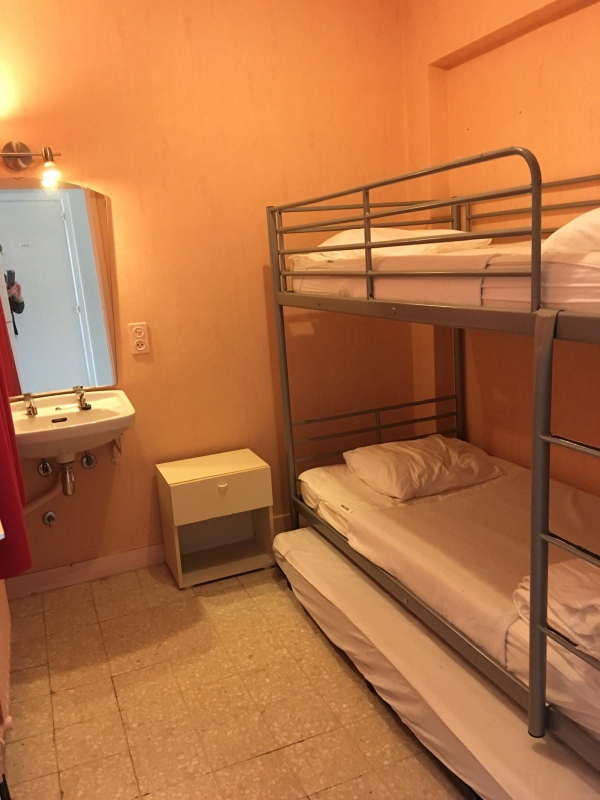
#> input picture site/photos/chambre-enfants.jpg, 1200 x 1600 px (shown at 1/2 size)
$ python -i embellir-photos.py   (imports and definitions only)
#> lines starting #> are read from the running program, lines starting #| are printed output that depends on the picture
"""Retouche des photos de l'appartement (lumière, balance des blancs, couleurs).

Usage :
  python3 tools/embellir-photos.py SOURCE.jpg site/photos/NOM.jpg [force_balance] [luminosite_cible]

  force_balance     0 à 1, correction de la dominante jaune/orange (défaut 0.6)
  luminosite_cible  0 à 1, luminosité médiane visée (défaut 0.58)

Ajouter --large pour une image d'en-tête de 2400 px au lieu de 1600 px.
"""
import sys
import numpy as np
from PIL import Image, ImageOps, ImageEnhance, ImageFilter


def lum(a):
    return a[..., 0] * .2126 + a[..., 1] * .7152 + a[..., 2] * .0722


def embellir(src, dst, wb=0.6, target=0.58, size=1600):
#> called with src = '../site/photos/chambre-enfants.jpg', dst = 'out.png', wb = 0.6, target = 0.58, size = 1600
    im = ImageOps.exif_transpose(Image.open(src)).convert("RGB")
#> im is the input picture: PIL image 1200x1600 RGB; mean R, G, B 181.3, 114.4, 67.7
    im.thumbnail((size, size), Image.LANCZOS)
    a = np.asarray(im).astype(np.float32) / 255
    m = a.reshape(-1, 3).mean(0)
#> m = [0.71, 0.449, 0.266]
    a = np.clip(a * (1 + (m.mean() / m - 1) * wb), 0, 1)
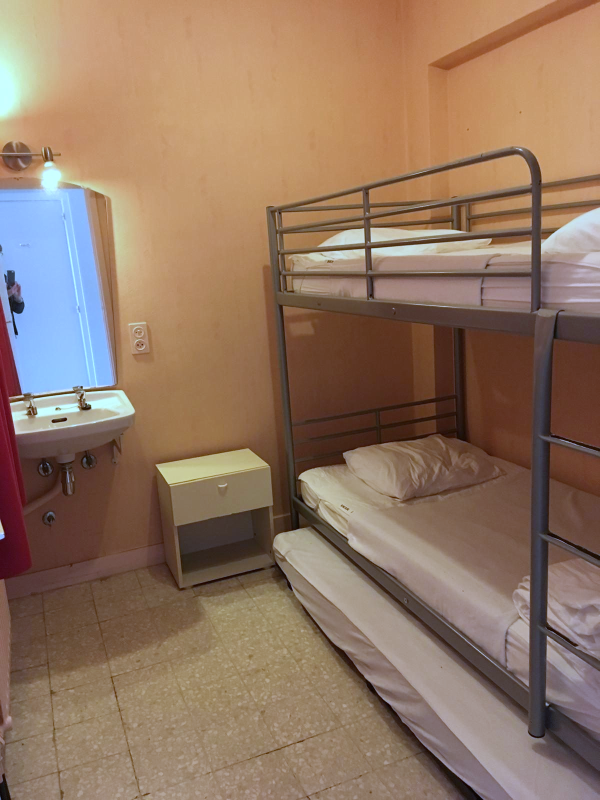
#> a: shape (1600, 1200, 3) float32 (shown at 1/2 size); mean R, G, B 0.57, 0.464, 0.388
    lo, hi = np.percentile(a, 0.5), np.percentile(a, 99.7)
#> lo = 0.0609; hi = 1
    a = np.clip((a - lo) / (hi - lo), 0, 1)
    L = float(np.median(lum(a)))
#> in lum, `return a[..., 0] * .2126 + a[..., 1] * .7152 + a[..., 2] * .0722`:
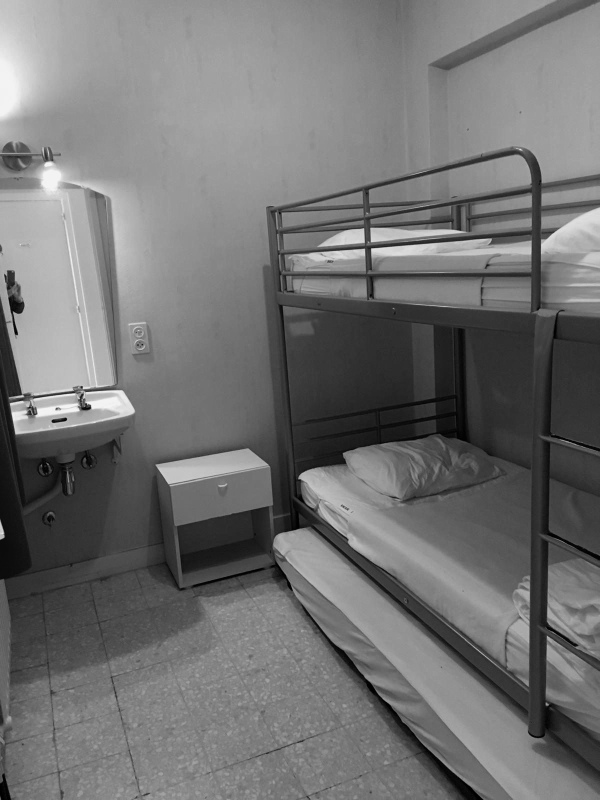
#> returned value: shape (1600, 1200) float32 (shown at 1/2 size); min 0, max 0.955, mean 0.448
#> L = 0.488
    p = np.log(1 - target) / np.log(1 - L) if L < target else 1.0
#> p = 1.3
    a = 1 - (1 - a) ** p
    im = Image.fromarray((np.clip(a, 0, 1) * 255).astype(np.uint8))
    im = im.filter(ImageFilter.UnsharpMask(radius=30, percent=18, threshold=0))
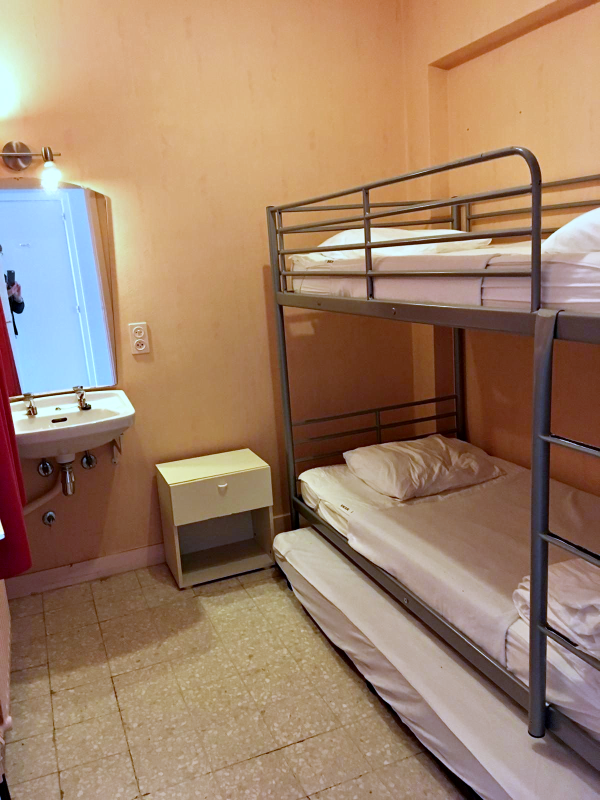
#> im: PIL image 1200x1600 RGB (shown at 1/2 size); mean R, G, B 158.9, 128.6, 104.6
    im = im.filter(ImageFilter.UnsharpMask(radius=1.5, percent=60, threshold=2))
    a = np.asarray(im).astype(np.float32) / 255
    Y = lum(a)[..., None]
#> in lum (call 2), `return a[..., 0] * .2126 + a[..., 1] * .7152 + a[..., 2] * .0722`:
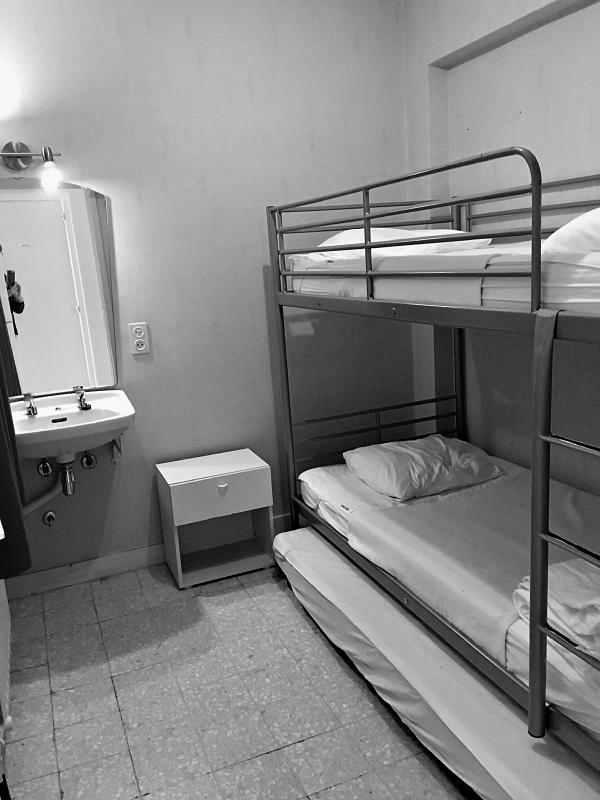
#> returned value: shape (1600, 1200) float32 (shown at 1/2 size); min 0, max 1, mean 0.523
    sat = (a.max(-1) - a.min(-1))[..., None]
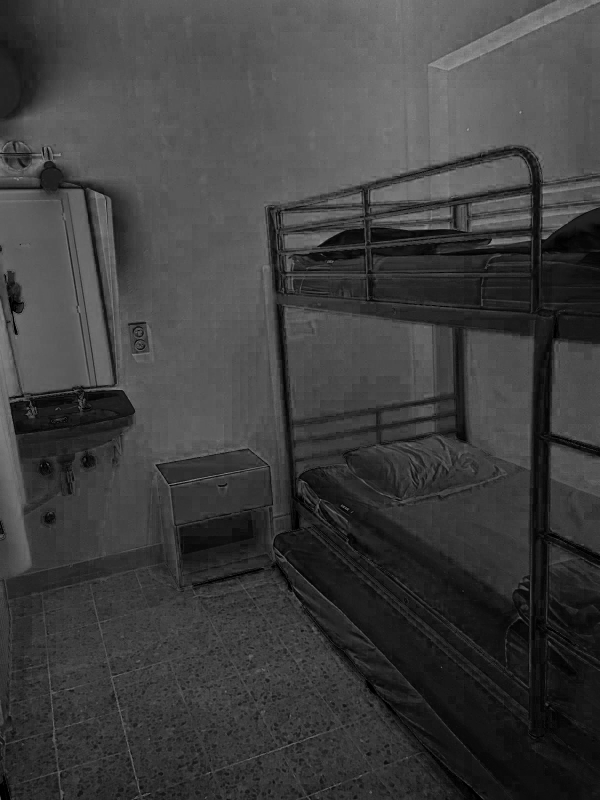
#> sat: shape (1600, 1200, 1) float32 (shown at 1/2 size); min 0, max 0.659, mean 0.247
    a = np.clip(Y + (a - Y) * (1 + 0.45 * (1 - sat)), 0, 1)
    a[..., 2] += 0.025 * (1 - Y[..., 0])
    a[..., 0] += 0.012 * Y[..., 0]
    im = Image.fromarray((np.clip(a, 0, 1) * 255).astype(np.uint8))
    im = ImageEnhance.Contrast(im).enhance(1.05)
    im.save(dst, "JPEG", quality=84, optimize=True, progressive=True)
    return im


# [8 lines not run here, left out]

>>> result = embellir('../site/photos/chambre-enfants.jpg', 'out.png')

$ run again, on site/photos/chambre-lits-jumeaux.jpg
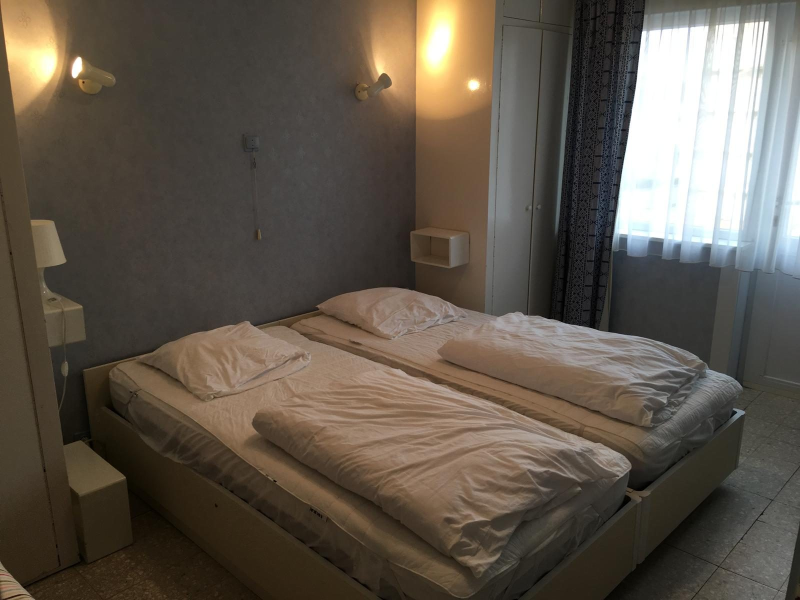
#> input picture site/photos/chambre-lits-jumeaux.jpg, 1600 x 1200 px (shown at 1/2 size)
#> in embellir, im is the input picture: PIL image 1600x1200 RGB; mean R, G, B 96.1, 87.2, 76.1
#> m = [0.378, 0.342, 0.299]
#> lo = 0.0254; hi = 1
#> L = 0.244
#> p = 3.1
#> in lum (call 2), `return a[..., 0] * .2126 + a[..., 1] * .7152 + a[..., 2] * .0722`:
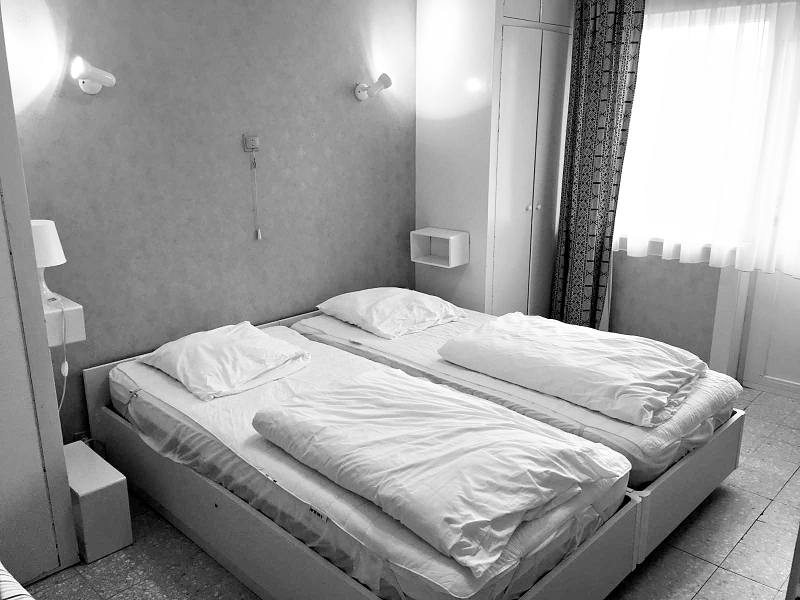
#> returned value: shape (1200, 1600) float32 (shown at 1/2 size); min 0, max 1, mean 0.612
#> in embellir, `sat = (a.max(-1) - a.min(-1))[..., None]`:
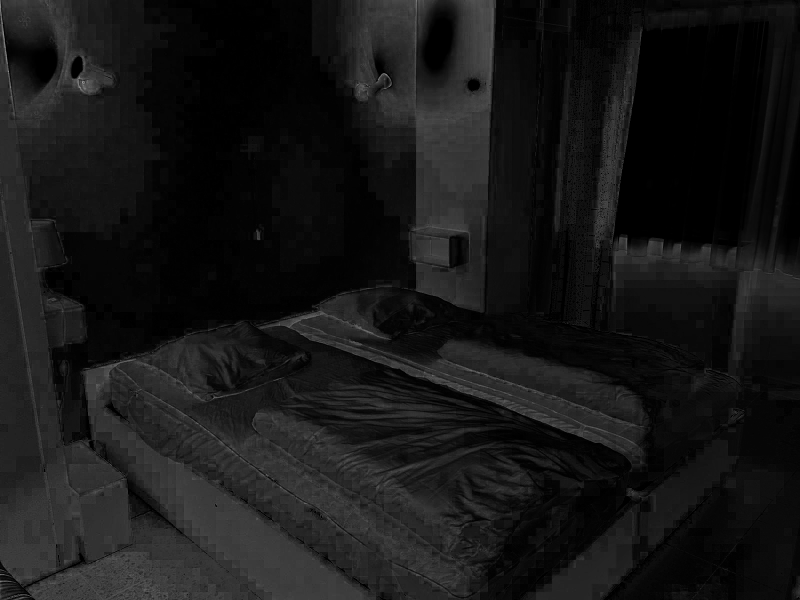
#> sat: shape (1200, 1600, 1) float32 (shown at 1/2 size); min 0, max 0.753, mean 0.0921

$ run again, on site/photos/cuisine.jpg
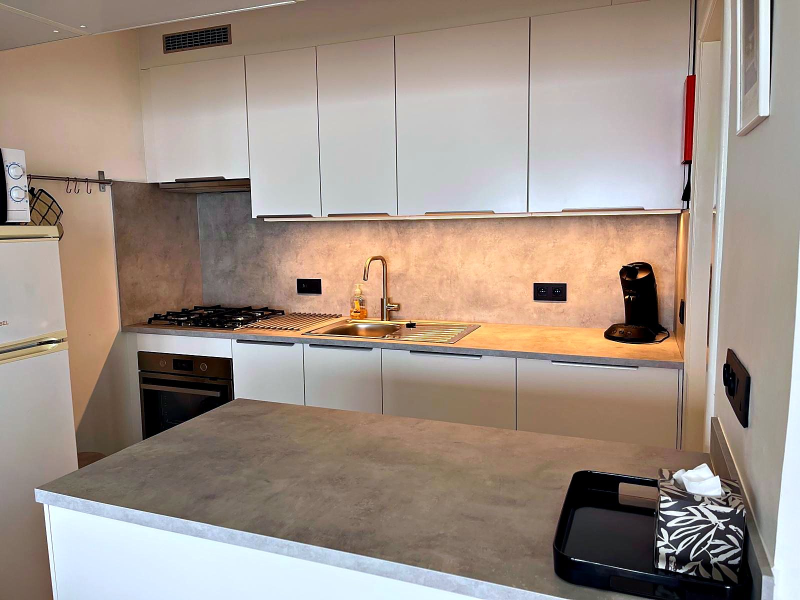
#> input picture site/photos/cuisine.jpg, 1600 x 1200 px (shown at 1/2 size)
#> in embellir, im is the input picture: PIL image 1600x1200 RGB; mean R, G, B 159.3, 144.5, 133.7
#> m = [0.624, 0.566, 0.525]
#> lo = 0; hi = 1
#> in lum, `return a[..., 0] * .2126 + a[..., 1] * .7152 + a[..., 2] * .0722`:
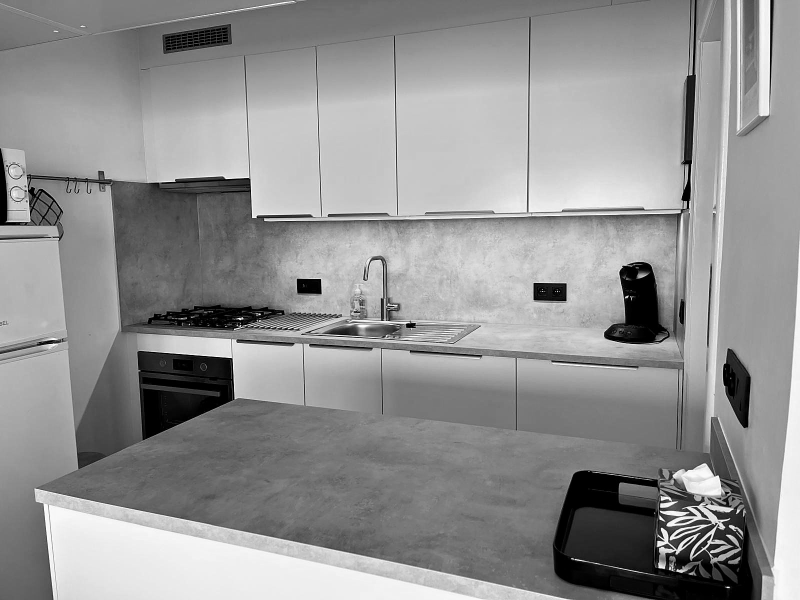
#> returned value: shape (1200, 1600) float32 (shown at 1/2 size); min 0, max 0.989, mean 0.573
#> L = 0.596
#> p = 1
#> in embellir, `sat = (a.max(-1) - a.min(-1))[..., None]`:
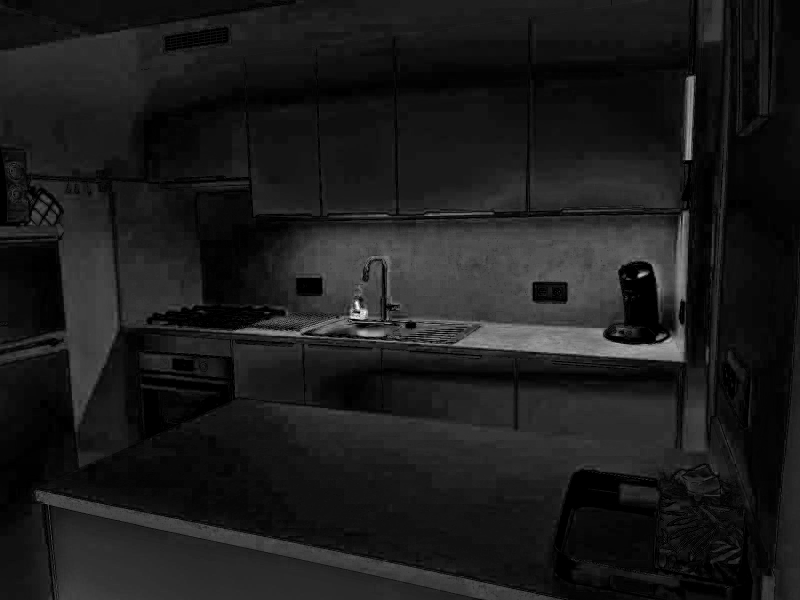
#> sat: shape (1200, 1600, 1) float32 (shown at 1/2 size); min 0, max 1, mean 0.111

$ run again, on site/photos/garage.jpg
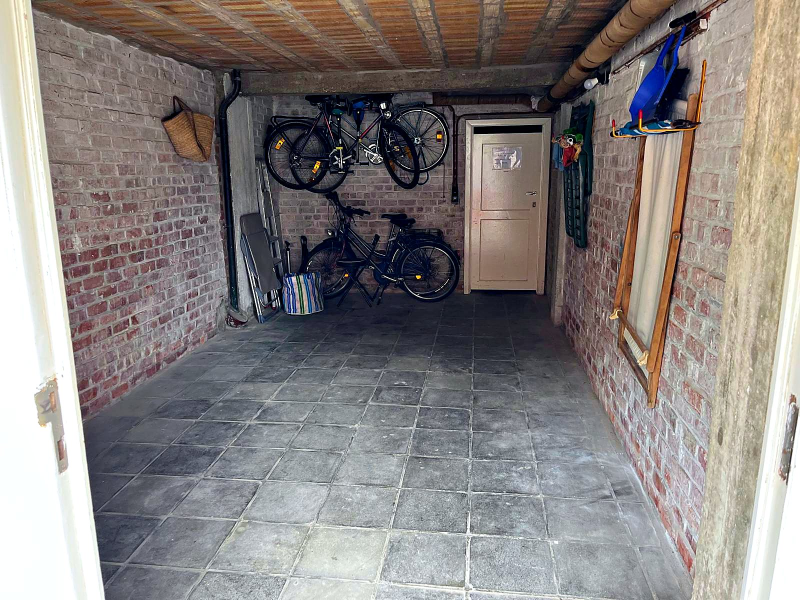
#> input picture site/photos/garage.jpg, 1600 x 1200 px (shown at 1/2 size)
#> in embellir, im is the input picture: PIL image 1600x1200 RGB; mean R, G, B 134.7, 128.6, 126.7
#> m = [0.528, 0.504, 0.497]
#> lo = 0; hi = 1
#> in lum, `return a[..., 0] * .2126 + a[..., 1] * .7152 + a[..., 2] * .0722`:
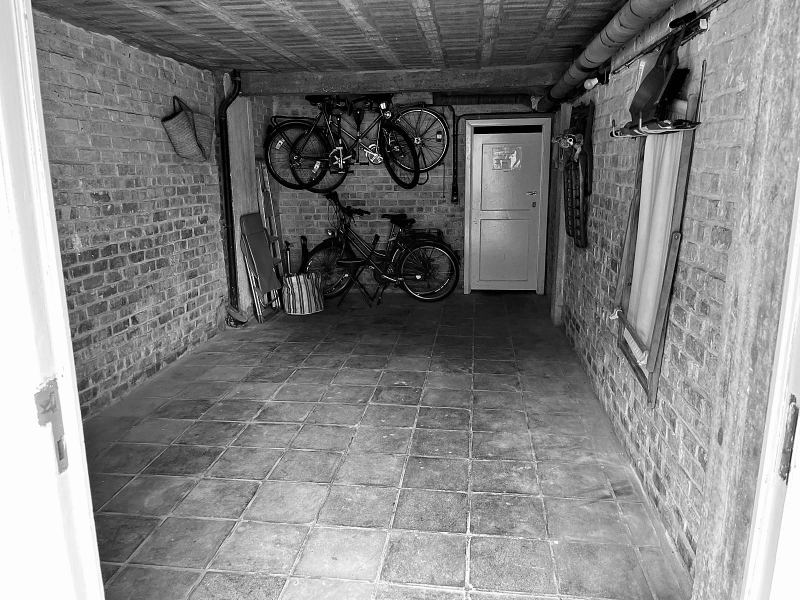
#> returned value: shape (1200, 1600) float32 (shown at 1/2 size); min 0, max 0.996, mean 0.509
#> L = 0.498
#> p = 1.26
#> in embellir, `im = ImageEnhance.Contrast(im).enhance(1.05)`:
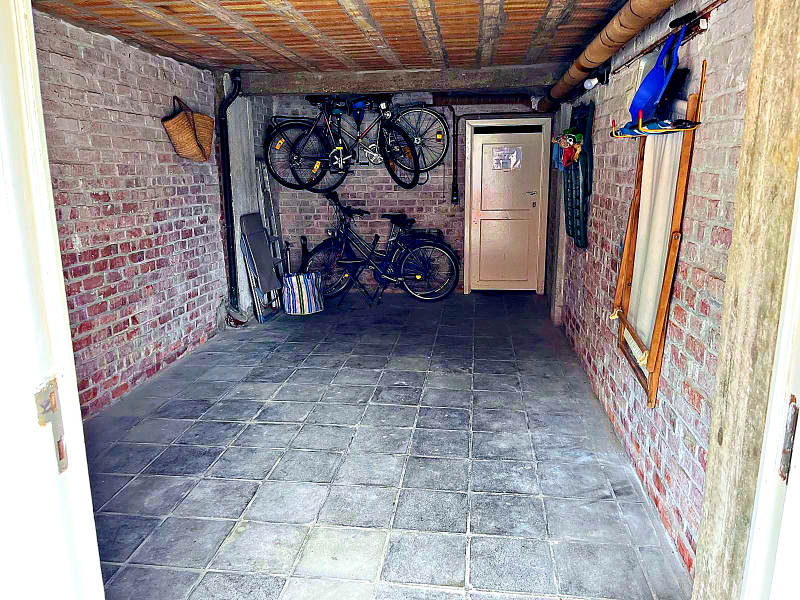
#> im: PIL image 1600x1200 RGB (shown at 1/2 size); mean R, G, B 149.6, 143.1, 144.7
